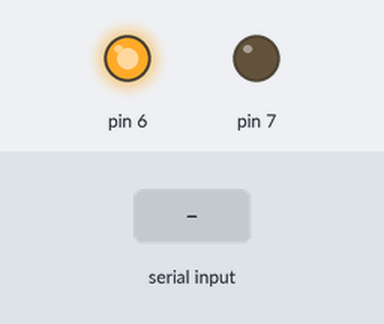
Simulated run of this sketch. Board: Arduino Uno, built with avr-gcc and run on an emulated ATmega328P. Parts: output pins drawn as LEDs (lit = HIGH). Inputs (shaded band) come from the test bench.

Above: at 1.2 s.
1.3 s: "blue\n" received over Serial
At 1.7 s:
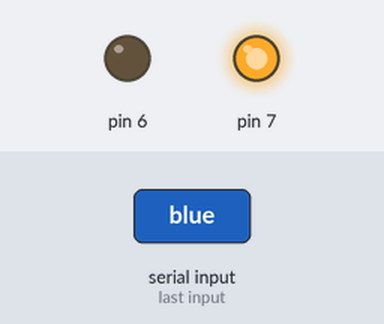
2.8 s: "1\n" received over Serial
At 3.9 s:
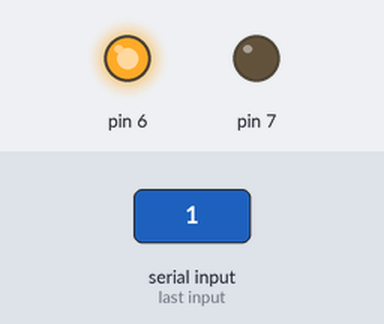
Timing chart, 0 to 5.8 s (numbered marks = the images above; inputs shaded):
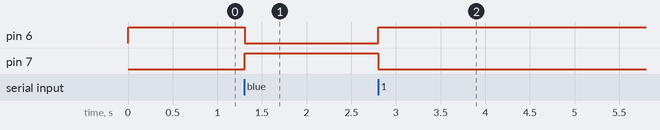

Measured:
- after the input at 1.3 s, pin 6: HIGH → LOW at once; pin 7: LOW → HIGH at once
- after the input at 2.8 s, pin 6: LOW → HIGH at once; pin 7: HIGH → LOW at once

The sketch:

SerialComTest1.ino
```cpp
String data = "";

void setup() {
	Serial.begin(9600);
	//Serial.setTimeout(1);
  pinMode(7, OUTPUT);
  pinMode(6, OUTPUT);
}
bool blue = true;
void loop() {
	  if (Serial.available()) {
    data = Serial.readStringUntil('\n');
    blue = true;
  }else{
    blue = false;
  }

  if(data == "blue"){
      blue = true;
    }

  if(blue){
    digitalWrite(6, LOW);
    digitalWrite(7, HIGH);
  }
  if(!blue){
    digitalWrite(6, HIGH);
    digitalWrite(7, LOW);
  }

}


/*void setup() {
	Serial.begin(9600);
	//Serial.setTimeout(1);
  pinMode(7, OUTPUT);
  pinMode(6, OUTPUT);
}
bool bruh = false;
bool breh = false;
void loop() {
	  if (Serial.available()) {
    String data = Serial.readStringUntil('\n');
    bruh = true;
    if(data == "blue"){
      breh = true;
    }
  }
  if(bruh){
    digitalWrite(6, HIGH);
  }
  if(breh){
    digitalWrite(7, HIGH);
  }

} */
```
